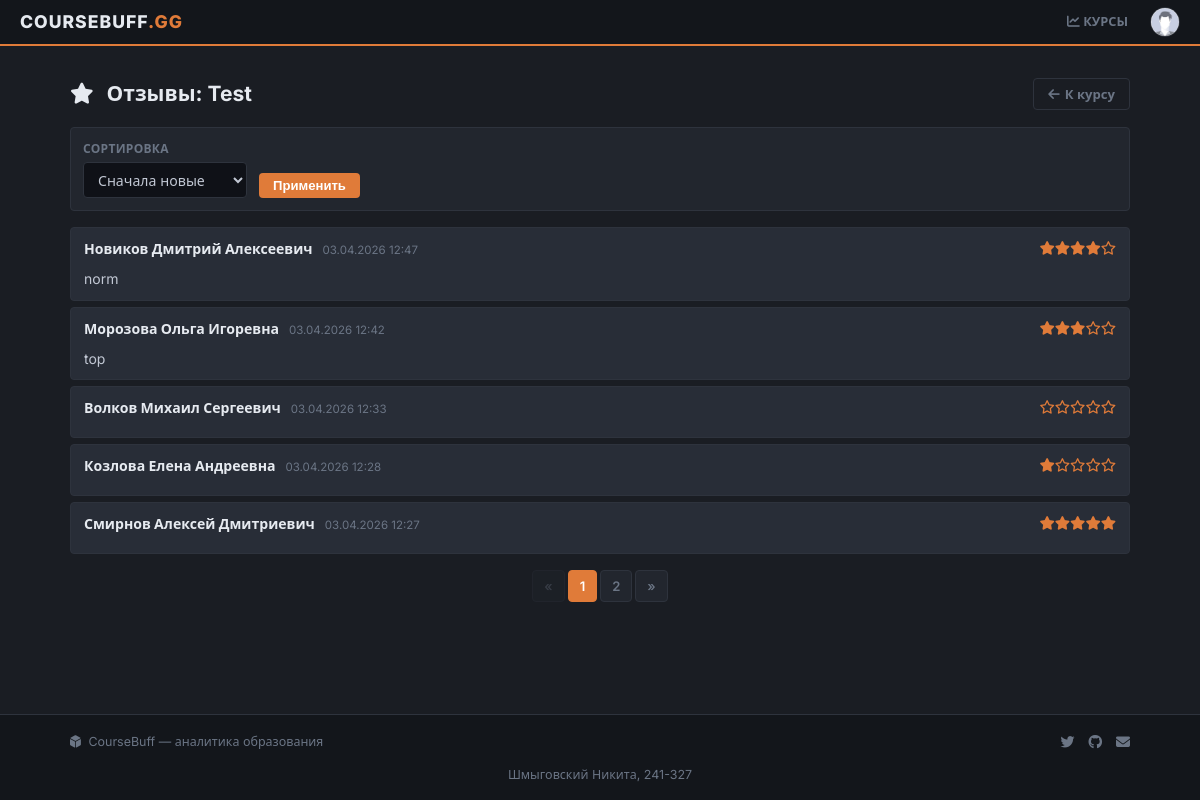
The app's page /courses/1/reviews (signed in) with its own data.
### models.py (models this page shows, shortened)
class Base(DeclarativeBase):
  metadata = MetaData(naming_convention={
        "ix": 'ix_%(column_0_label)s',
        "uq": "uq_%(table_name)s_%(column_0_name)s",
        "ck": "ck_%(table_name)s_%(constraint_name)s",
        "fk": "fk_%(table_name)s_%(column_0_name)s_%(referred_table_name)s",
        "pk": "pk_%(table_name)s"
    })

class Course(Base):
    __tablename__ = 'courses'
    id: Mapped[int] = mapped_column(primary_key=True)
    name: Mapped[str] = mapped_column(String(100))
    short_desc: Mapped[str] = mapped_column(Text)
    full_desc: Mapped[str] = mapped_column(Text)
    rating_sum: Mapped[int] = mapped_column(default=0)
    rating_num: Mapped[int] = mapped_column(default=0)
    category_id: Mapped[int] = mapped_column(ForeignKey("categories.id"))
    author_id: Mapped[int] = mapped_column(ForeignKey("users.id"))
    background_image_id: Mapped[str] = mapped_column(ForeignKey("images.id"))
    created_at: Mapped[datetime] = mapped_column(default=datetime.now)
    author: Mapped["User"] = relationship()
    category: Mapped["Category"] = relationship(lazy=False)
    bg_image: Mapped["Image"] = relationship()
    reviews: Mapped[List["Review"]] = relationship(back_populates='course')

class Review(Base):
    __tablename__ = 'reviews'
    id: Mapped[int] = mapped_column(Integer, primary_key=True)
    rating: Mapped[int] = mapped_column(Integer, nullable=False)
    text: Mapped[str] = mapped_column(Text, nullable=False)
    created_at: Mapped[datetime] = mapped_column(DateTime, default=datetime.now)
    course_id: Mapped[int] = mapped_column(ForeignKey('courses.id'))
    user_id: Mapped[int] = mapped_column(ForeignKey('users.id'))
    course: Mapped['Course'] = relationship(back_populates='reviews')
    user: Mapped['User'] = relationship()

class User(Base, UserMixin):
    __tablename__ = 'users'
    id: Mapped[int] = mapped_column(primary_key=True)
    first_name: Mapped[str] = mapped_column(String(100))
    last_name: Mapped[str] = mapped_column(String(100))
    middle_name: Mapped[Optional[str]] = mapped_column(String(100))
    login: Mapped[str] = mapped_column(String(100), unique=True)
    password_hash: Mapped[str] = mapped_column(String(200))
    created_at: Mapped[datetime] = mapped_column(default=datetime.now)
    @property
    def full_name(self):
        return ' '.join([self.last_name, self.first_name, self.middle_name or ''])

### courses.py (the view)
@bp.route('/<int:course_id>/reviews')
def reviews(course_id):
    course = db.get_or_404(Course, course_id)
    sort = request.args.get('sort', 'new')
    query = db.select(Review).filter_by(course_id=course_id)
    if sort == 'positive':
        query = query.order_by(Review.rating.desc(), Review.created_at.desc())
    elif sort == 'negative':
        query = query.order_by(Review.rating.asc(), Review.created_at.desc())
    else:
        query = query.order_by(Review.created_at.desc())
    pagination = db.paginate(query, per_page=5)
    reviews_list = pagination.items
    user_review = None
    if current_user.is_authenticated:
        user_review = db.session.execute(
            db.select(Review).filter_by(course_id=course_id, user_id=current_user.id)
        ).scalar()
    return render_template('courses/reviews.html',
                           course=course,
                           reviews=reviews_list,
                           pagination=pagination,
                           sort=sort,
                           user_review=user_review)

### auth.py (called while the page is built)
def load_user(user_id):
    user = db.session.execute(db.select(User).filter_by(id=user_id)).scalar()
    return user

### templates/courses/reviews.html (shortened to what this page needs)
{% extends 'base.html' %}
{% from 'pagination.html' import render_pagination %}
{% block content %}
<div class="container my-5">
    <div class="d-flex justify-content-between align-items-center mb-4">
        <h2><i class="fas fa-star me-2" style="color: var(--accent);"></i> Отзывы: {{ course.name }}</h2>
        <a href="{{ url_for('courses.show', course_id=course.id) }}" class="btn-outline"><i class="fas fa-arrow-left"></i> К курсу</a>
    </div>
    <div class="card p-3 mb-4">
        <form method="GET" class="d-flex gap-3 align-items-end">
            <div>
                <label>Сортировка</label>
                <select name="sort" class="form-select">
                    <option value="new" {% if sort=='new' %}selected{% endif %}>Сначала новые</option>
                </select>
            </div>
            <button type="submit" class="btn-primary">Применить</button>
        </form>
    </div>
    {% for review in reviews %}
    <div class="review-card">
        <div class="d-flex justify-content-between">
            <div><span class="review-author">{{ review.user.full_name }}</span> <span class="review-date">{{ review.created_at.strftime('%d.%m.%Y %H:%M') }}</span></div>
            <div class="review-stars">{% for i in range(5) %}{% if i < review.rating %}<i class="fas fa-star"></i>{% else %}<i class="far fa-star"></i>{% endif %}{% endfor %}</div>
        </div>
        <p class="mt-2">{{ review.text }}</p>
    </div>
    {% else %}
    <div class="text-center py-5">Отзывов пока нет</div>
    {% endfor %}
    <div class="mt-4">
        {{ render_pagination(pagination, 'courses.reviews', {'course_id': course.id, 'sort': sort}) }}
    </div>
</div>
{% endblock %}

### static/styles.css (style rules this page uses)
:root { --bg: #1a1d23; --bg-nav: #13161b; --bg-card:#22262e; --bg-hover:#282d37; --border: #2e333d; --text: #c2c8d4; --text-h: #e6eaf0; --dim: #6b7585; --acc: #e07b39; --acc-h: #f08d4a; --r: 4px; }
* { box-sizing: border-box; margin: 0; padding: 0; }
html, body { height: 100%; }
body { background: var(--bg); color: var(--text); font-family: 'Inter', 'Segoe UI', sans-serif; font-size: 14px; line-height: 1.55; display: flex; flex-direction: column; }
a { color: var(--acc); text-decoration: none; }
h1,h2,h3,h4 { color: var(--text-h); font-weight: 700; }
.container { max-width: 1100px; margin: 0 auto; padding: 0 20px; }
.btn-primary, .btn-primary-red { display: inline-flex; align-items: center; gap: 5px; background: var(--acc); border: none; border-radius: var(--r); padding: 5px 14px; font-size: .82rem; font-weight: 600; color: #fff; cursor: pointer; text-decoration: none; white-space: nowrap; }
.btn-outline { display: inline-flex; align-items: center; gap: 5px; background: transparent; border: 1px solid var(--border); border-radius: var(--r); padding: 5px 14px; font-size: .82rem; font-weight: 600; color: var(--dim); text-decoration: none; }
.card { background: var(--bg-card); border: 1px solid var(--border); border-radius: var(--r); }
.form-control, .form-select { width: 100%; background: #0f1117; border: 1px solid var(--border); border-radius: var(--r); color: var(--text); font-size: .88rem; padding: 6px 10px; height: 36px; font-family: inherit; }
.form-select option { background: #0f1117; }
label { display: block; color: var(--dim); font-size: .75rem; font-weight: 600; text-transform: uppercase; letter-spacing: .3px; margin-bottom: 4px; }
.review-card { background: var(--bg-hover); border: 1px solid var(--border); border-radius: var(--r); padding: 10px 13px; margin-bottom: 6px; }
.review-stars { color: var(--acc); font-size: .85rem; }
.review-author { font-weight: 700; font-size: .88rem; color: var(--text-h); }
.review-date { font-size: .72rem; color: var(--dim); margin-left: 6px; }
.d-flex { display: flex; }
.flex-column { flex-direction: column; }
.h-100 { height: 100%; }
.align-items-center { align-items: center; }
.align-items-end { align-items: flex-end; }
.justify-content-between { justify-content: space-between; }
.gap-3 { gap: 12px; }
.me-2 { margin-right: 8px; }
.mt-2 { margin-top: 8px; }
.mt-4 { margin-top: 16px; }
.mb-4 { margin-bottom: 16px; }
.my-5 { margin-top: 32px; margin-bottom: 32px; }
.p-3 { padding: 12px; }

### records on screen
Course: name "Test"
Review: user.full_name "Новиков Дмитрий Алексеевич", created_at "03.04.2026 12:47", rating 4 (drawn), text "norm"
Review: user.full_name "Морозова Ольга Игоревна", created_at "03.04.2026 12:42", rating 3 (drawn), text "top"
Review: user.full_name "Волков Михаил Сергеевич", created_at "03.04.2026 12:33", rating 0 (drawn)
Review: user.full_name "Козлова Елена Андреевна", created_at "03.04.2026 12:28", rating 1 (drawn)
Review: user.full_name "Смирнов Алексей Дмитриевич", created_at "03.04.2026 12:27", rating 5 (drawn)

### other values on screen
{{ page }} "1" "2"
